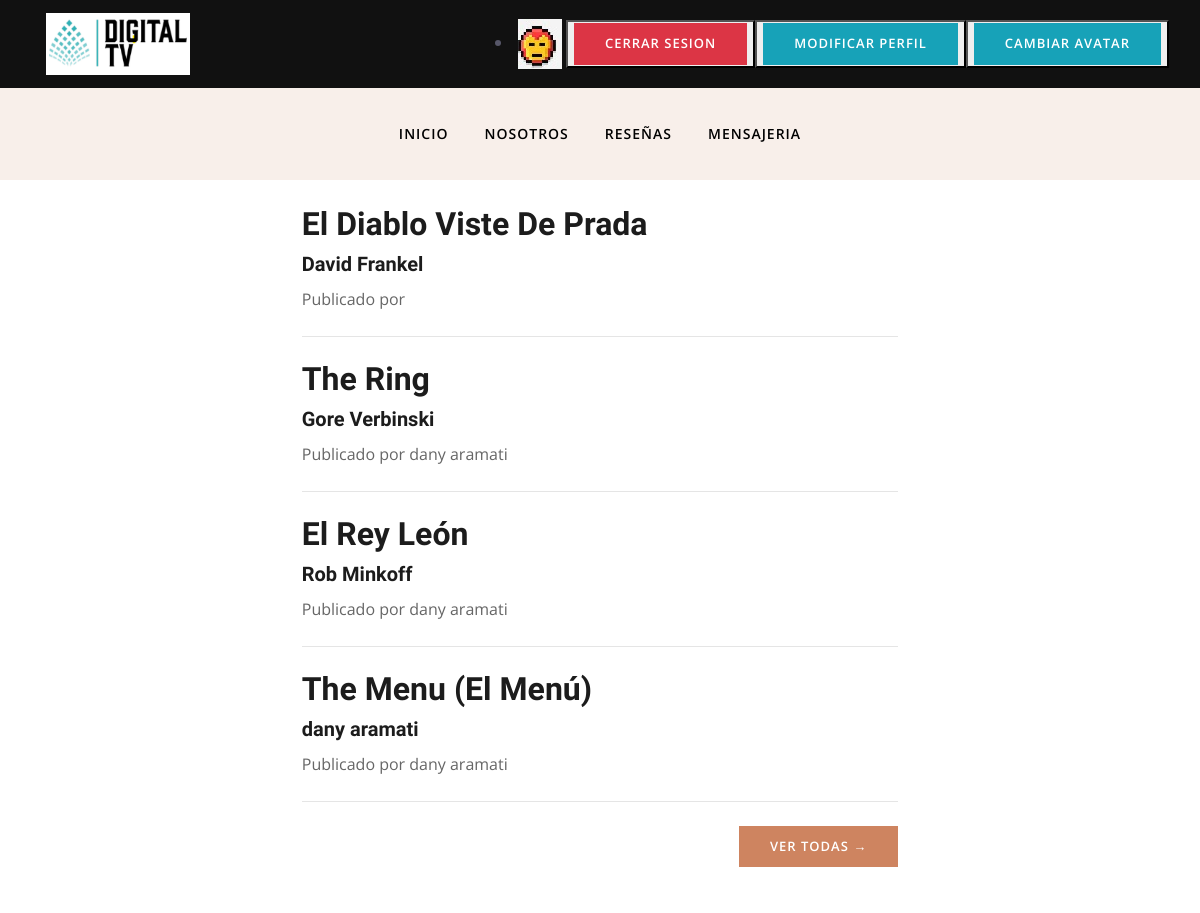
The app's page / (signed in, upper part), older data.
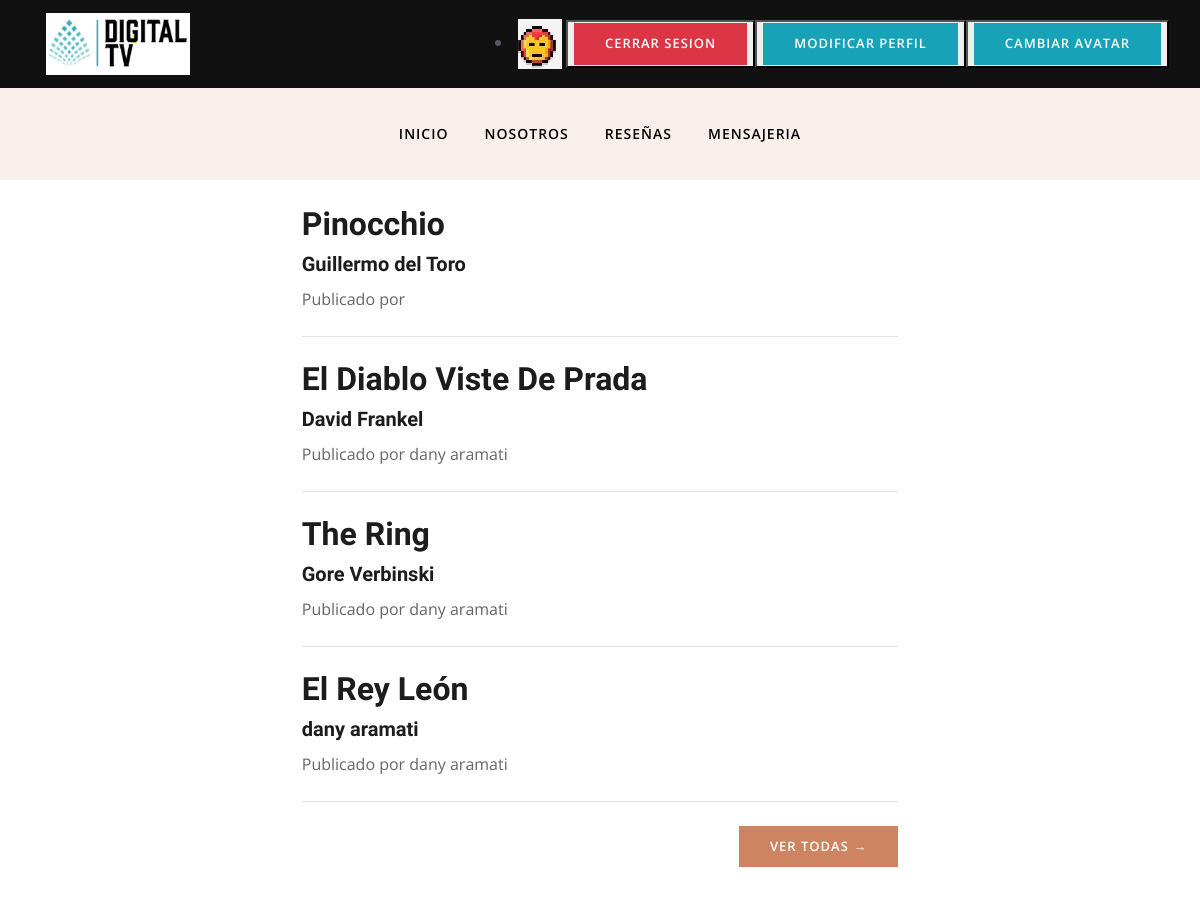
The same page, newer data.
### Blog/models.py (models this page shows, shortened)
class Blog(models.Model):
    titulo = models.CharField(max_length=100)
    director = models.CharField (max_length=50)
    fecha_publicacion = models.DateField(auto_now=False, auto_now_add=False)
    pais_origen = models.CharField (max_length=100)
    imagen = models.ImageField(upload_to='media', height_field=None, width_field=None, max_length=None, blank=True)
    sinopsis = RichTextUploadingField()
    autor = models.CharField(max_length=100)

### Blog/views.py (the view)
# urls.py: path('', index),
@login_required
def index (request):
    blogs = Blog.objects.all().order_by('-id')[:4]
    if len(blogs) == 0:
        blog_1 = Blog.objects.none()
        blog_2 = Blog.objects.none()
        blog_3 = Blog.objects.none()
        blog_4 = Blog.objects.none()
    elif len(blogs) == 1:
        blog_1 = blogs[0]
        blog_2 = Blog.objects.none()
        blog_3 = Blog.objects.none()
        blog_4 = Blog.objects.none()
    elif len(blogs) == 2:
        blog_1 = blogs[0]
        blog_2 = blogs[1]
        blog_3 = Blog.objects.none()
        blog_4 = Blog.objects.none()
    elif len(blogs) == 3:
        blog_1 = blogs[0]
        blog_2 = blogs[1]
        blog_3 = blogs[2]
        blog_4 = Blog.objects.none()
    else:
        blog_1 = blogs[0]
        blog_2 = blogs[1]
        blog_3 = blogs[2]
        blog_4 = blogs[3]
    return render(request, "index.html", {"blog_1": blog_1, "blog_2": blog_2, "blog_3": blog_3, "blog_4": blog_4, "imagen": getAvatar(request)})

### Accounts/views.py (called while the page is built)
def getAvatar(request):
   if request.user.is_authenticated:
    lista=userAvatar.objects.filter(user=request.user)
    if len(lista)!=0:
        imagen=lista[0].imagen.url
    else:
        imagen="/media/avatares/defaultAvatar.png"
    return imagen

### Blog/templates/index.html (shortened to what the changed rows need)
<!DOCTYPE html>
<html lang="en">
<head>
	{% load static %}
    <link rel="stylesheet" href="{% static 'plugins/bootstrap/css/bootstrap.min.css' %}">
    <link rel="stylesheet" href="{% static 'plugins/themify/css/themify-icons.css' %}">
    <link rel="stylesheet" href="{% static 'plugins/slick-carousel/slick-theme.css' %}">
    <link rel="stylesheet" href="{% static 'plugins/slick-carousel/slick.css' %}">
    <link rel="stylesheet" href="{% static 'plugins/owl-carousel/owl.carousel.min.css' %}">
    <link rel="stylesheet" href="{% static 'plugins/owl-carousel/owl.theme.default.min.css' %}">
    <link rel="stylesheet" href="{% static 'plugins/magnific-popup/magnific-popup.css' %}">
    <link rel="stylesheet" href="{% static 'css/style.css' %}">
</head>
<body>
{% block container %}
<div class="header-top bg-blue justify-content-center">
	<div class="container px-4 px-lg-5">
	<div class="row gx-4 gx-lg-5 justify-content-center">
		<div class="col-md-10 col-lg-8 col-xl-7">
			<br>
			<div class="post-preview">
				{% if blog_1 %}
				<a href="{% url 'blogPost' blog_1.id %}">
					<h2 class="post-title">{{ blog_1.titulo }}</h2>
					<h4 class="post-subtitle">{{ blog_1.director }}</h4>
				</a>
				<p class="post-meta">
					Publicado por {{ blog_1.username }}
				</p>
				{% else %}
				<h2 class="post-title">Aún no hay reseñas para mostrar</h2>
				{% endif %}
			</div>
			<div class="post-preview ">
				{% if blog_2 %}
				<a href="{% url 'blogPost' blog_2.id %}">
					<h2 class="post-title">{{ blog_2.titulo }}</h2>
					<h4 class="post-subtitle">{{ blog_2.director }}</h4>
				</a>
				<p class="post-meta">
					Publicado por {{ blog_2.autor }}
				</p>
				{% else %}
				<h2 class="post-title">Aún no hay entradas para mostrar</h2>
				{% endif %}
			</div>
			<div class="post-preview">
				{% if blog_3 %}
				<a href="{% url 'blogPost' blog_3.id %}">
					<h2 class="post-title">{{ blog_3.titulo }}</h2>
					<h4 class="post-subtitle">{{ blog_3.director }}</h4>
				</a>
				<p class="post-meta">
					Publicado por {{ blog_3.autor }}
				</p>
				{% else %}
				<h2 class="post-title">Aún no hay entradas para mostrar</h2>
				{% endif %}
			</div>
			<div class="post-preview">
				{% if blog_4 %}
				<a href="{% url 'blogPost' blog_4.id %}">
					<h2 class="post-title">{{ blog_4.titulo }}</h2>
					<h4 class="post-subtitle">{{ blog_4.autor }}</h4>
				</a>
				<p class="post-meta">
					Publicado por {{ blog_4.autor }}
				</p>
				{% else %}
				<h2 class="post-title">Aún no hay entradas para mostrar</h2>
				{% endif %}
			</div>
		</div>
	</div>
  </div>
{% endblock  %}
	</div>
</body>
</html>

Row changes from the older to the newer data that the page shows:
no longer on this page (row unchanged): Blog: titulo "The Menu (El Menú)", autor "dany aramati"
added Blog: titulo "Pinocchio", director "Guillermo del Toro"
Text that changed along with them:
{{ blog_2.titulo }}: "The Ring" → "El Diablo Viste De Prada"
{{ blog_2.director }}: "Gore Verbinski" → "David Frankel"
{{ blog_3.titulo }}: "El Rey León" → "The Ring"
{{ blog_3.director }}: "Rob Minkoff" → "Gore Verbinski"
{{ blog_4.titulo }}: "The Menu (El Menú)" → "El Rey León"
{{ blog_1.titulo }}: "El Diablo Viste De Prada" → "Pinocchio"
{{ blog_1.director }}: "David Frankel" → "Guillermo del Toro"
